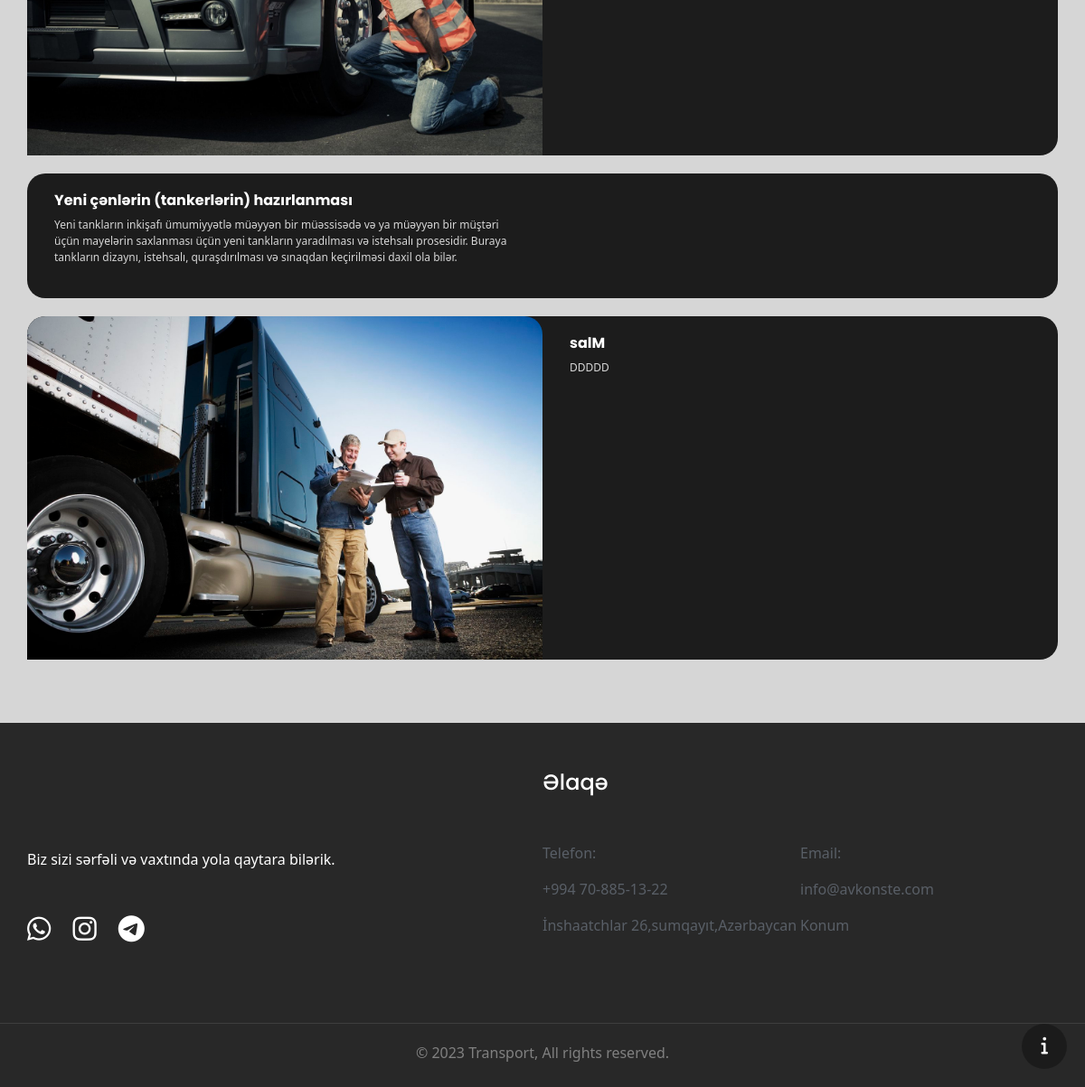
/xidmetlerimiz/ (lower part), run on an earlier commit of the app's database.
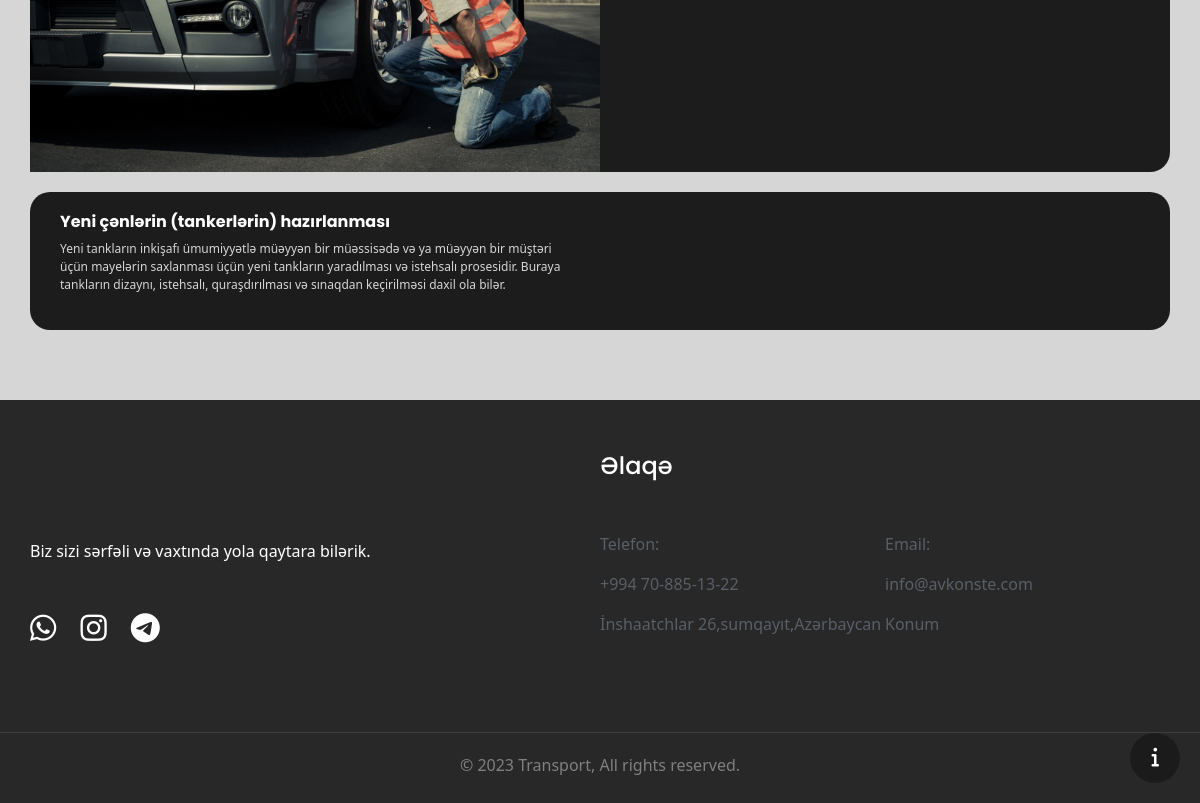
And on a later commit of the database.
### services/models.py (models this page shows, shortened)
class Services(models.Model):
    image = models.ImageField(
        verbose_name='Xidmət üçün şəkil',
        upload_to='services_images',
    )
    title = models.TextField(verbose_name='Xidmət üçün başlıq',
                            help_text='Xidmət üçün başlıqi əlavə edin!')
    tag = models.TextField(verbose_name='Xidmət üçün qisa başlıq',
                        max_length=16,
                        help_text='Xidmət üçün qisa başlıqi əlavə edin!')
    text = models.TextField(verbose_name='Xidmət üçün mətn',
                            help_text='Xidmət üçün mətnini əlavə edin!')
    class Meta:
        ordering = ('title',)
        verbose_name = 'Xidmət'
        verbose_name_plural = 'Xidmətlər'

### services/views.py (the view)
# urls.py: path('xidmetlerimiz/', services_view, name='services'),
def services_view(request):
    services_count = Services.objects.all().count()
    services = Services.objects.all()
    reverse_flag = ""
    i = 0
    for i in range(0, services_count):
        if i % 2 != 0:
            reverse_flag = "reverseforservices"
        else:
            reverse_flag = ""
    context = {
        'services': services,
        'services_count': services_count,
        'reverse_flag': reverse_flag,
    }
    return render(request, 'services.html', context)

### templates/services.html (shortened to what this page needs)
<!DOCTYPE html>
<html lang="en">
  <head>
    <link rel="stylesheet" href="../static/css/reset.css">
    <link rel="stylesheet" href="../static/css/style.css">
    <link rel="stylesheet" href="../static/css/services.css">
    <link rel="stylesheet" href="../static/css/responsive.css">
    <link rel="stylesheet" href="../static/css/bootstrap.css">
    <link rel="stylesheet" href="../static/css/component.css">
    <link rel="stylesheet" href="https://cdnjs.cloudflare.com/ajax/libs/font-awesome/6.2.1/css/all.min.css" />
    <link href="https://unpkg.com/aos@2.3.1/dist/aos.css" rel="stylesheet">
</head>
<body>
<main>
  <section id="ServicesPage">
    <div class="container">
      <div class="all">
        <div class="bottom-all">
            {% for service in services %}
              <a style="text-decoration:none;" href="{% url 'catalog' %}"> {% comment %} ?tag={{service.tag}} {% endcomment %}
                {% if forloop.counter0|divisibleby:2 %}
                    <div class="service" data-aos="fade-up" data-aos-anchor-placement="center-bottom">
                {% else %}
                    <div class="service reverseforservices" data-aos="fade-up" data-aos-anchor-placement="center-bottom">
                {% endif %}
                    <div class="left">
                      <img src="{{ service.image.url }}" alt="">
                    </div>
                    <div class="right">
                        <h2>{{ service.title }}</h2>
                        <p>{{ service.text }}</p>
                    </div>
                </div>
              </a>
            {% endfor %}
        </div>
      </div>
    </div>
  </section>
</main>
<div onclick="OpenFixedBtn()" class="mobile-info-button">
  <i class="fa-solid fa-info"></i>
</div>
<footer>
  <div class="container container-lg container-md container-sm">
    <section id="SectionFooter">
      <div class="left col-6 col-lg-6 col-md-6 col-sm-12">
        <div class="footer-logo">
        </div>
        <div class="footer-text">
          <p>Biz sizi sərfəli və vaxtında yola qaytara bilərik.</p>
        </div>
        <div class="footer-icons">
          <a target="_blank" href="https://wa.me/994708851322/"><i  class="fa-brands fa-whatsapp"></i></a>
          <a target="_blank" href="https://www.instagram.com/avkonste/"><i  class="fa-brands fa-instagram"></i></a>
          <a target="_blank" href="https://t.me/avkonste"><i   class="fa-brands fa-telegram"></i></a>
        </div>
      </div>
      <div class="right col-6 col-lg-6 col-md-6 col-sm-12">
        <h5>Əlaqə</h5>
        <div class="footer-contact-us">
          <div class="contact-us-mini-info">
            <p>Telefon:</p>
            <p>+994 70-885-13-22 </p>
          </div>
          <div class="contact-us-mini-info">
            <p>Email:</p>
            <p>info@avkonste.com</p>
          </div>
          <div class="contact-us-mini-info">
            <p>İnshaatchlar 26,sumqayıt,Azərbaycan</p>
          </div>
          <div class="contact-us-mini-info">
            <p><a style="color:#595F67; text-decoration:none;" href="https://goo.gl/maps/eJ7Lnp41X4UVLo5z5">Konum</a></p>
          </div>
        </div>
      </div>
    </section>
  </div>
  <div class="footer-end">
    <hr >
      <p>© 2023 Transport, All rights reserved.  </p>
  </div>
</footer>
</body>
</html>

What changed in the data, as far as the page shows it:
removed Services: image (picture), title "salM", text "DDDDD"
